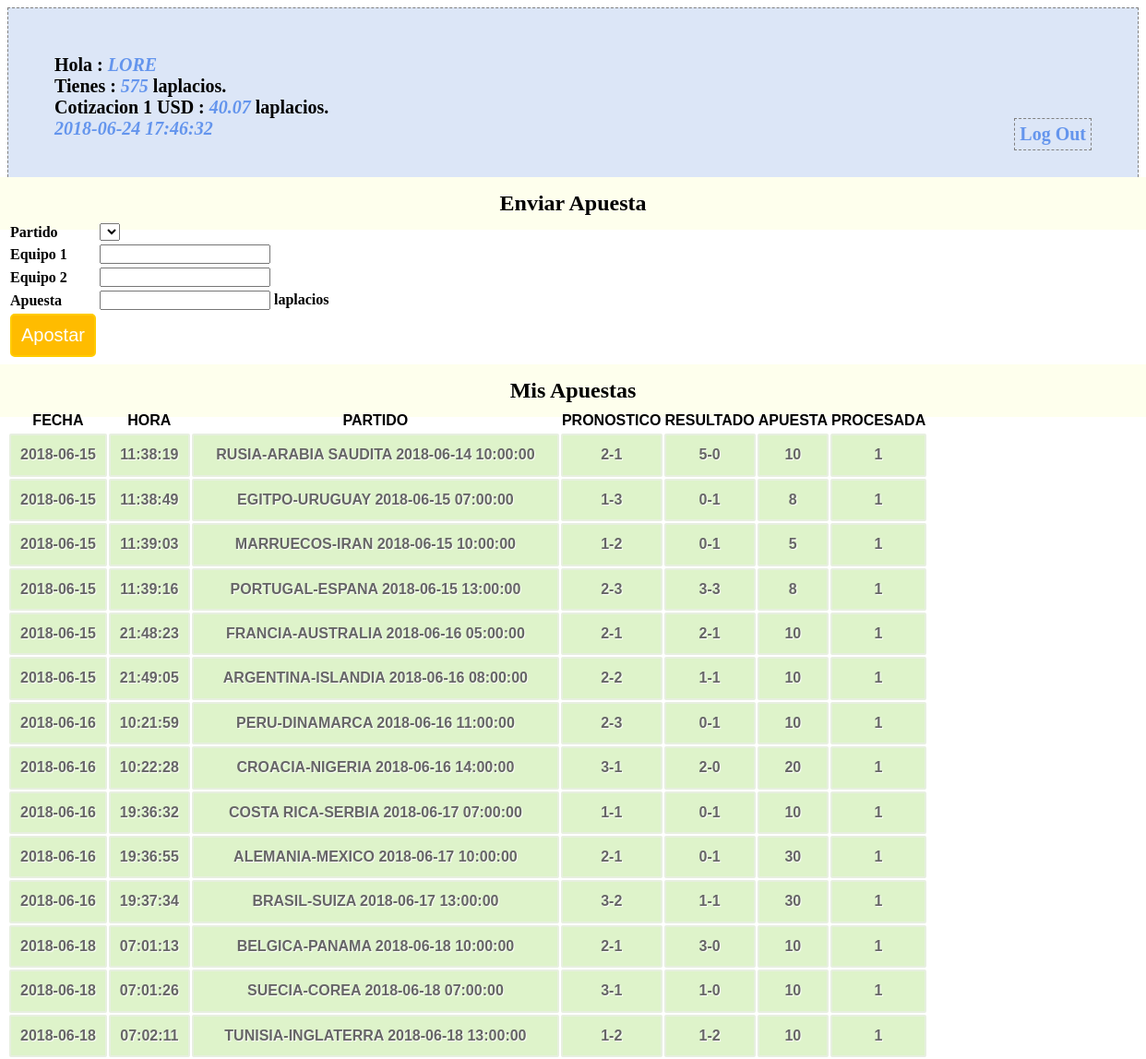
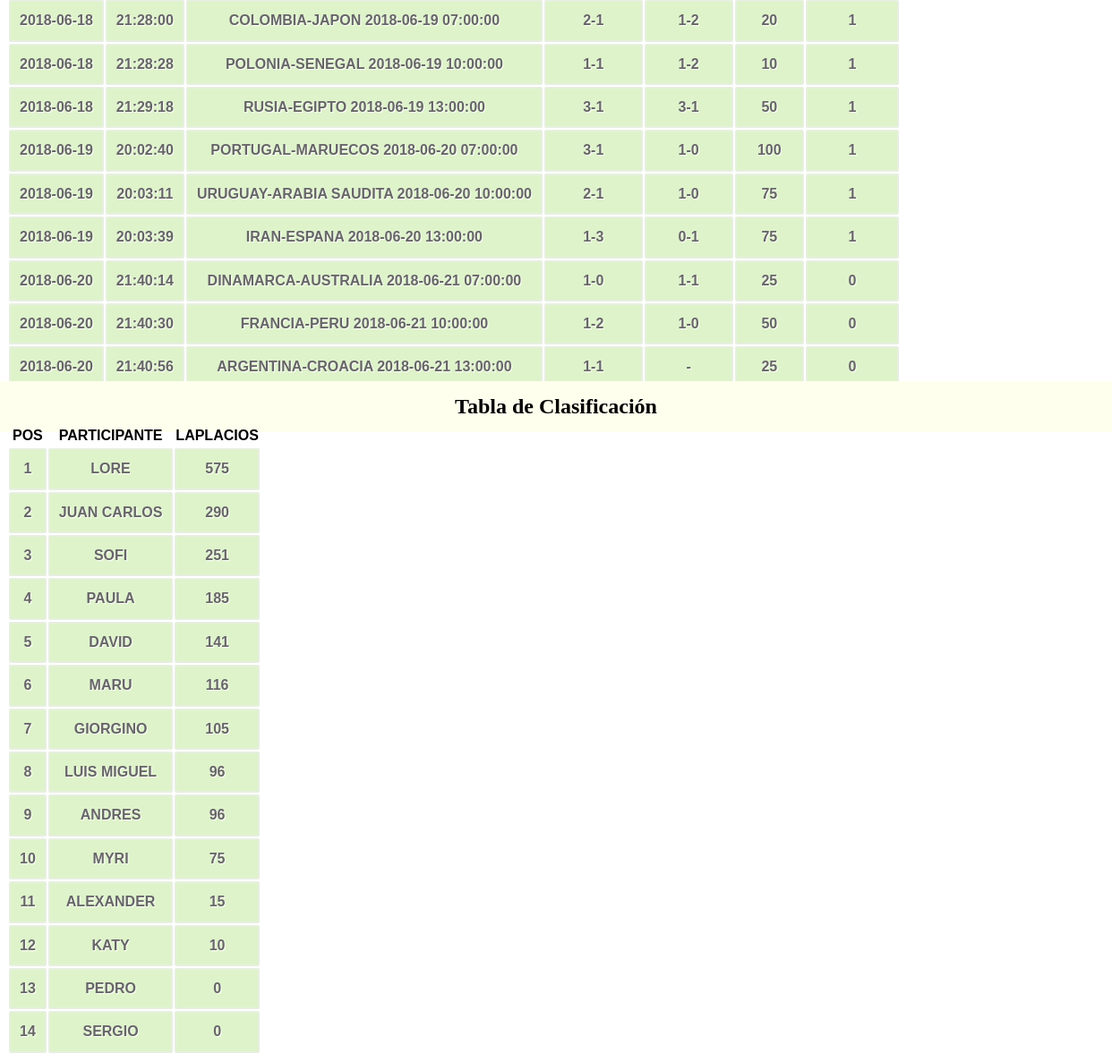
The page /profile.php (signed in) on the database its author committed (2 pictures, top to bottom).
### tables this page shows
CREATE TABLE `participantes` (
  `id_participante` bigint(20) unsigned NOT NULL AUTO_INCREMENT COMMENT 'id participante',
  `nombre` varchar(60) NOT NULL COMMENT 'nombre participante',
  `saldo` int(11) NOT NULL COMMENT 'valor del saldo',
  `passwd` varchar(10) NOT NULL,
  PRIMARY KEY (`id_participante`),
  UNIQUE KEY `id_participante` (`id_participante`)
);

CREATE TABLE `banco_central_laplacio` (
  `total_laplacios` int(11) NOT NULL,
  `total_dolares` int(11) NOT NULL,
  `reserva` int(11) NOT NULL,
  `impresos` int(11) NOT NULL,
  `cotizacion` float NOT NULL
);

CREATE TABLE `apuestas` (
  `id_apuesta` bigint(20) unsigned NOT NULL AUTO_INCREMENT,
  `id_participante` bigint(20) NOT NULL,
  `id_partido` bigint(20) NOT NULL,
  `apuesta_equipo_1` int(11) NOT NULL,
  `apuesta_equipo_2` int(11) NOT NULL,
  `apuesta_valor` int(11) NOT NULL,
  `apuesta_fecha` date NOT NULL,
  `apuesta_hora` time NOT NULL,
  `procesada` tinyint(1) DEFAULT NULL,
  PRIMARY KEY (`id_apuesta`),
  UNIQUE KEY `id_apuesta` (`id_apuesta`)
);

CREATE TABLE `partidos` (
  `id_partido` bigint(20) unsigned NOT NULL AUTO_INCREMENT,
  `equipo_1` varchar(50) NOT NULL,
  `equipo_2` varchar(50) NOT NULL,
  `fecha` date NOT NULL,
  `hora` time NOT NULL,
  `resultado_equipo_1` int(11) DEFAULT NULL,
  `resultado_equipo_2` int(11) DEFAULT NULL,
  `revisado` tinyint(1) DEFAULT NULL,
  PRIMARY KEY (`id_partido`),
  UNIQUE KEY `id_partido` (`id_partido`)
);

### conn.php (called while the page is built, shortened)
<?php
$connection = mysql_connect("localhost", "laplacios2018", "");
$user_check=$_SESSION['login_user'];
$ses_sql=mysql_query("select id_participante,nombre,saldo from participantes where nombre='$user_check'", $connection);
$row = mysql_fetch_assoc($ses_sql);
$login_session =$row['nombre'];
$login_id = $row['id_participante'];
$login_saldo = $row['saldo'];
?>

### session.php (called while the page is built, shortened)
<?php
require_once('conn.php');
$current_date = date('Y-m-d');
$current_time = date('H:i:s');
$bets_query=mysql_query("select * from apuestas where id_participante='$login_id'");
$leader_query= mysql_query("select nombre,saldo from participantes order by saldo desc");
$total_banco_prev_query = mysql_query("SELECT * FROM banco_central_laplacio WHERE 1");
$total_banco_prev_row = mysql_fetch_array($total_banco_prev_query);
?>

### profile.php (the view, shortened to what this page needs)
<?php
include('session.php');
?>
<!DOCTYPE html>
<html>
<head>
<link href="style.css" rel="stylesheet" type="text/css">
</head>
<body>
<div id="profile">
<b id="welcome">Hola : <i><?php echo $login_session;?></i></b><br/>
<b>Tienes : <i><?php echo $login_saldo;?></i> laplacios.</b><br/>
<b>Cotizacion 1 USD : <i><?php echo $total_banco_prev_row[4];?></i> laplacios.</b><br/>
<b><i><?php echo $current_date.' '.$current_time; ?></i>
<b id="logout"><a href="logout.php">Log Out</a></b>
</div>
<div>
  <h2>Enviar Apuesta</h2>
  <form id="form" name="form" method="post" action="">
  <table>
    <tr>
      <td>Partido</td>
      <td>
        <select name="id_partido">
          <?php
          echo "</select>";
          ?>
      </td>
    </tr>
    <tr>
      <td>Equipo 1</td>
      <td><input id="number" min="0" step="1" type="number" name="apuesta_equipo_1" /></td>
    </tr>
    <tr>
      <td>Equipo 2</td>
      <td><input id="number" min="0" step="1" type="number" name="apuesta_equipo_2" /></td>
    </tr>
    <tr>
      <td>Apuesta</td>
      <td><input id="number" min="0" step="1" type="number" name="apuesta_valor" /> laplacios</td>
    </tr>
    <tr>
      <td><input type="submit" name="submit" id="submit" value="Apostar" /></td>
    </tr>
  </table>
  </form>
</div>
<div class="">
  <h2>Mis Apuestas</h2>
  <table class="table1">
    <thead>
      <tr>
        <th>FECHA</th>
        <th>HORA</th>
        <th>PARTIDO</th>
        <th>PRONOSTICO</th>
        <th>RESULTADO</th>
        <th>APUESTA</th>
        <th>PROCESADA</th>
      </tr>
    </thead>
    <tbody>
    <?php
      while($bet = mysql_fetch_array($bets_query)){
        $g_query = mysql_query("select * from partidos where id_partido='$bet[2]'");
        $g_row = mysql_fetch_array($g_query);
        $match = $g_row[1].'-'.$g_row[2].' '.$g_row[3].' '.$g_row[4];
        $pron = $bet[3].'-'.$bet[4];
        $resultado = $g_row[5].'-'.$g_row[6];
        echo '<tr><td>'.$bet[6].'</td>'.'<td>'.$bet[7].'</td>'.'<td>'.$match.'</td>'.'<td>'.$pron.'</td><td>'.$resultado.'</td><td>'.$bet[5].'</td><td>'.$bet[8].'</td></tr>';
      }
    ?>
    </tbody>
  </table>
</div>
<div class="">
  <h2>Tabla de Clasificación</h2>
  <table class="table1">
    <thead>
      <tr>
        <th>POS</th>
        <th>PARTICIPANTE</th>
        <th>LAPLACIOS</th>
      </tr>
    </thead>
    <tbody>
      <?php
      $indice=1;
      while ($participant = mysql_fetch_array($leader_query)){
        echo '<tr><td>'.$indice.'</td><td>'.$participant[0].'</td><td>'.$participant[1].'</td></tr>';
        $indice = $indice+1;
      }
      ?>
    </tbody>
  </table>
</div>
</body>

### style.css (style rules this page uses)
h2 { background-color:#FEFFED; text-align:center; border-radius:10px 10px 0 0; margin:-10px -40px; padding:15px }
input[type=submit] { width:100%; background-color:#FFBC00; color:#fff; border:2px solid #FFCB00; padding:10px; font-size:20px; cursor:pointer; border-radius:5px; margin-bottom:15px }
#profile { padding:50px; border:1px dashed grey; font-size:20px; background-color:#DCE6F7 }
#logout { float:right; padding:5px; border:dashed 1px gray }
a { text-decoration:none; color:#6495ed }
i { color:#6495ed }
table.table1 { font-family: "Trebuchet MS", sans-serif; font-size: 16px; font-weight: bold; line-height: 1.4em; font-style: normal; border-collapse:separate; }
.table1 tbody td { padding:10px; text-align:center; background-color:#DEF3CA; border: 2px solid #E7EFE0; -moz-border-radius:2px; -webkit-border-radius:2px; border-radius:2px; color:#666; text-shadow:1px 1px 1px #fff; }

### rows shown on the page
participantes: nombre "LORE", saldo "575"
banco_central_laplacio: cotizacion "40.07"
apuestas: apuesta_fecha "2018-06-15", apuesta_hora "11:38:19", id_partido.hora "RUSIA-ARABIA SAUDITA 2018-06-14 10:00:00", pron "2-1", id_partido.resultado_equipo_2 "5-0", apuesta_valor "10", procesada "1"
apuestas: apuesta_fecha "2018-06-15", apuesta_hora "11:38:49", id_partido.hora "EGITPO-URUGUAY 2018-06-15 07:00:00", pron "1-3", id_partido.resultado_equipo_2 "0-1", apuesta_valor "8", procesada "1"
apuestas: apuesta_fecha "2018-06-15", apuesta_hora "11:39:03", id_partido.hora "MARRUECOS-IRAN 2018-06-15 10:00:00", pron "1-2", id_partido.resultado_equipo_2 "0-1", apuesta_valor "5", procesada "1"
apuestas: apuesta_fecha "2018-06-15", apuesta_hora "11:39:16", id_partido.hora "PORTUGAL-ESPANA 2018-06-15 13:00:00", pron "2-3", id_partido.resultado_equipo_2 "3-3", apuesta_valor "8", procesada "1"
apuestas: apuesta_fecha "2018-06-15", apuesta_hora "21:48:23", id_partido.hora "FRANCIA-AUSTRALIA 2018-06-16 05:00:00", pron "2-1", id_partido.resultado_equipo_2 "2-1", apuesta_valor "10", procesada "1"
apuestas: apuesta_fecha "2018-06-15", apuesta_hora "21:49:05", id_partido.hora "ARGENTINA-ISLANDIA 2018-06-16 08:00:00", pron "2-2", id_partido.resultado_equipo_2 "1-1", apuesta_valor "10", procesada "1"
apuestas: apuesta_fecha "2018-06-16", apuesta_hora "10:21:59", id_partido.hora "PERU-DINAMARCA 2018-06-16 11:00:00", pron "2-3", id_partido.resultado_equipo_2 "0-1", apuesta_valor "10", procesada "1"
apuestas: apuesta_fecha "2018-06-16", apuesta_hora "10:22:28", id_partido.hora "CROACIA-NIGERIA 2018-06-16 14:00:00", pron "3-1", id_partido.resultado_equipo_2 "2-0", apuesta_valor "20", procesada "1"
apuestas: apuesta_fecha "2018-06-16", apuesta_hora "19:36:32", id_partido.hora "COSTA RICA-SERBIA 2018-06-17 07:00:00", pron "1-1", id_partido.resultado_equipo_2 "0-1", apuesta_valor "10", procesada "1"
apuestas: apuesta_fecha "2018-06-16", apuesta_hora "19:36:55", id_partido.hora "ALEMANIA-MEXICO 2018-06-17 10:00:00", pron "2-1", id_partido.resultado_equipo_2 "0-1", apuesta_valor "30", procesada "1"
apuestas: apuesta_fecha "2018-06-16", apuesta_hora "19:37:34", id_partido.hora "BRASIL-SUIZA 2018-06-17 13:00:00", pron "3-2", id_partido.resultado_equipo_2 "1-1", apuesta_valor "30", procesada "1"
apuestas: apuesta_fecha "2018-06-18", apuesta_hora "07:01:13", id_partido.hora "BELGICA-PANAMA 2018-06-18 10:00:00", pron "2-1", id_partido.resultado_equipo_2 "3-0", apuesta_valor "10", procesada "1"
apuestas: apuesta_fecha "2018-06-18", apuesta_hora "07:01:26", id_partido.hora "SUECIA-COREA 2018-06-18 07:00:00", pron "3-1", id_partido.resultado_equipo_2 "1-0", apuesta_valor "10", procesada "1"
apuestas: apuesta_fecha "2018-06-18", apuesta_hora "07:02:11", id_partido.hora "TUNISIA-INGLATERRA 2018-06-18 13:00:00", pron "1-2", id_partido.resultado_equipo_2 "1-2", apuesta_valor "10", procesada "1"
apuestas: apuesta_fecha "2018-06-18", apuesta_hora "21:28:00", id_partido.hora "COLOMBIA-JAPON 2018-06-19 07:00:00", pron "2-1", id_partido.resultado_equipo_2 "1-2", apuesta_valor "20", procesada "1"
apuestas: apuesta_fecha "2018-06-18", apuesta_hora "21:28:28", id_partido.hora "POLONIA-SENEGAL 2018-06-19 10:00:00", pron "1-1", id_partido.resultado_equipo_2 "1-2", apuesta_valor "10", procesada "1"
apuestas: apuesta_fecha "2018-06-18", apuesta_hora "21:29:18", id_partido.hora "RUSIA-EGIPTO 2018-06-19 13:00:00", pron "3-1", id_partido.resultado_equipo_2 "3-1", apuesta_valor "50", procesada "1"
apuestas: apuesta_fecha "2018-06-19", apuesta_hora "20:02:40", id_partido.hora "PORTUGAL-MARUECOS 2018-06-20 07:00:00", pron "3-1", id_partido.resultado_equipo_2 "1-0", apuesta_valor "100", procesada "1"
apuestas: apuesta_fecha "2018-06-19", apuesta_hora "20:03:11", id_partido.hora "URUGUAY-ARABIA SAUDITA 2018-06-20 10:00:00", pron "2-1", id_partido.resultado_equipo_2 "1-0", apuesta_valor "75", procesada "1"
apuestas: apuesta_fecha "2018-06-19", apuesta_hora "20:03:39", id_partido.hora "IRAN-ESPANA 2018-06-20 13:00:00", pron "1-3", id_partido.resultado_equipo_2 "0-1", apuesta_valor "75", procesada "1"
apuestas: apuesta_fecha "2018-06-20", apuesta_hora "21:40:14", id_partido.hora "DINAMARCA-AUSTRALIA 2018-06-21 07:00:00", pron "1-0", id_partido.resultado_equipo_2 "1-1", apuesta_valor "25", procesada "0"
apuestas: apuesta_fecha "2018-06-20", apuesta_hora "21:40:30", id_partido.hora "FRANCIA-PERU 2018-06-21 10:00:00", pron "1-2", id_partido.resultado_equipo_2 "1-0", apuesta_valor "50", procesada "0"
apuestas: apuesta_fecha "2018-06-20", apuesta_hora "21:40:56", id_partido.hora "ARGENTINA-CROACIA 2018-06-21 13:00:00", pron "1-1", id_partido.resultado_equipo_2 "-", apuesta_valor "25", procesada "0"
participantes: nombre "JUAN CARLOS", saldo "290"
participantes: nombre "SOFI", saldo "251"
participantes: nombre "PAULA", saldo "185"
participantes: nombre "DAVID", saldo "141"
participantes: nombre "MARU", saldo "116"
participantes: nombre "GIORGINO", saldo "105"
participantes: nombre "LUIS MIGUEL", saldo "96"
participantes: nombre "ANDRES", saldo "96"
participantes: nombre "MYRI", saldo "75"
participantes: nombre "ALEXANDER", saldo "15"
participantes: nombre "KATY", saldo "10"
participantes: nombre "PEDRO", saldo "0"
participantes: nombre "SERGIO", saldo "0"

### other values the page prints
$current_date "2018-06-24"
$current_time "17:46:32"
